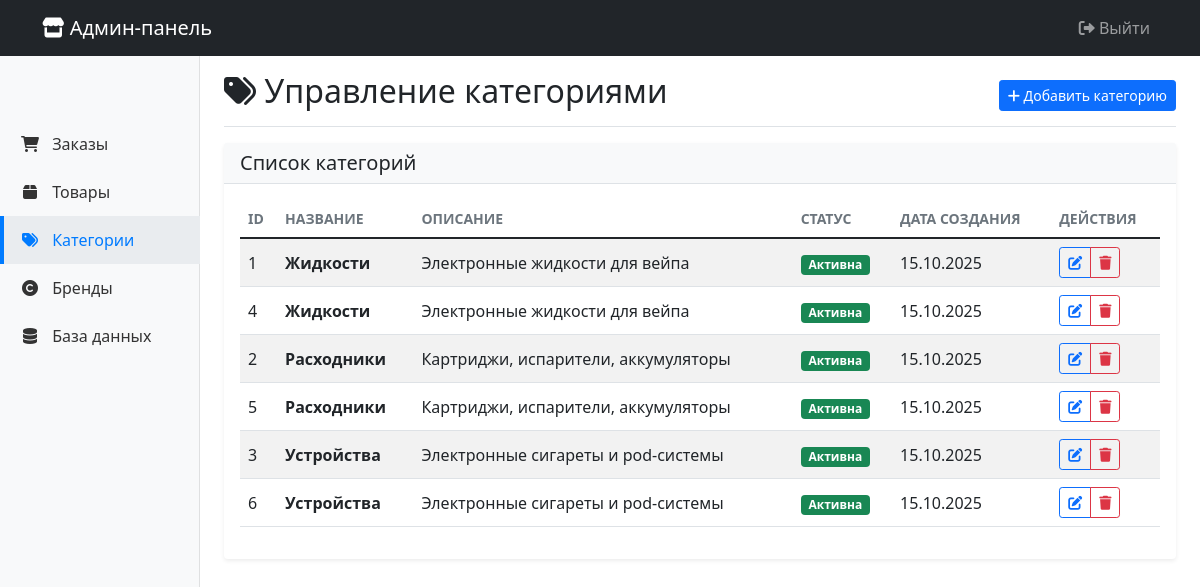
The page /categories (signed in) on the database as committed earlier.
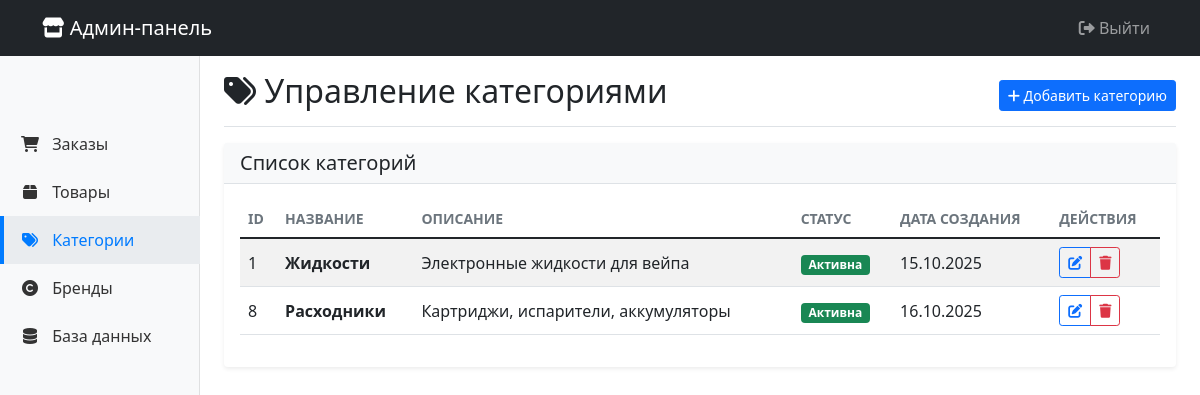
The same page on the database as committed later.
### database/models.py (models this page shows)
class Category(Base):
    __tablename__ = 'categories'
    id = Column(Integer, primary_key=True)
    name = Column(String(100), nullable=False)
    description = Column(Text)
    is_active = Column(Boolean, default=True)
    created_at = Column(DateTime, default=lambda: datetime.now(pytz.utc))
    products = relationship("Product", back_populates="category")

### admin/app.py (the view)
@app.route('/categories')
@login_required
def categories():
    session = SessionLocal()
    try:
        categories = session.execute(text("SELECT * FROM categories ORDER BY name")).fetchall()
        return render_template('categories.html', categories=categories)
    finally:
        session.close()

### admin/app.py (called while the page is built)
@login_manager.user_loader
def load_user(user_id):
    return AdminUser(user_id)

@app.template_filter('format_date')
def format_date(value, format='%d.%m.%Y'):
    if not value:
        return "---"
    if isinstance(value, str):
        try:
            if 'T' in value:
                value = datetime.fromisoformat(value.replace('Z', '+00:00'))
            else:
                value = datetime.strptime(value, '%Y-%m-%d %H:%M:%S.%f')
        except (ValueError, AttributeError):
            return value[:10]  # Первые 10 символов (YYYY-MM-DD)
    if isinstance(value, datetime):
        return value.strftime(format)
    return str(value)

### admin/templates/categories.html (shortened to what this page needs)
{% extends "base.html" %}
{% block content %}
<div class="d-flex justify-content-between flex-wrap flex-md-nowrap align-items-center pt-3 pb-2 mb-3 border-bottom">
    <h1 class="h2"><i class="fas fa-tags"></i> Управление категориями</h1>
    <div class="btn-toolbar mb-2 mb-md-0">
        <button type="button" class="btn btn-sm btn-primary" data-bs-toggle="modal" data-bs-target="#addCategoryModal">
            <i class="fas fa-plus"></i> Добавить категорию
        </button>
    </div>
</div>
<div class="card">
    <div class="card-header">
        <h5 class="card-title mb-0">Список категорий</h5>
    </div>
    <div class="card-body">
        <div class="table-responsive">
            <table class="table table-striped table-hover">
                <thead>
                    <tr>
                        <th>ID</th>
                        <th>Название</th>
                        <th>Описание</th>
                        <th>Статус</th>
                        <th>Дата создания</th>
                        <th>Действия</th>
                    </tr>
                </thead>
                <tbody>
                    {% for category in categories %}
                    <tr>
                        <td>{{ category.id }}</td>
                        <td><strong>{{ category.name }}</strong></td>
                        <td>{{ category.description or '—' }}</td>
                        <td>
                            <span class="badge {% if category.is_active %}bg-success{% else %}bg-danger{% endif %}">
                                {% if category.is_active %}Активна{% else %}Неактивна{% endif %}
                            </span>
                        </td>
                        <td>{{ category.created_at | format_date }}</td>
                        <td>
                            <div class="btn-group btn-group-sm">
                                <button type="button" class="btn btn-outline-primary"
                                        onclick="editCategory({{ category.id }}, '{{ category.name | escape }}', '{{ category.description | escape }}')">
                                    <i class="fas fa-edit"></i>
                                </button>
                                <button type="button" class="btn btn-outline-danger"
                                        onclick="deleteCategory({{ category.id }}, '{{ category.name | escape }}')">
                                    <i class="fas fa-trash"></i>
                                </button>
                            </div>
                        </td>
                    </tr>
                    {% endfor %}
                </tbody>
            </table>
        </div>
    </div>
</div>
{% endblock %}

Rows that differ between the two databases and show on the page:
removed Category: id "4", name "Жидкости", description "Электронные жидкости для вейпа", is_active "Активна", created_at "15.10.2025"
removed Category: id "2", name "Расходники", description "Картриджи, испарители, аккумуляторы", is_active "Активна", created_at "15.10.2025"
removed Category: id "5", name "Расходники", description "Картриджи, испарители, аккумуляторы", is_active "Активна", created_at "15.10.2025"
removed Category: id "3", name "Устройства", description "Электронные сигареты и pod-системы", is_active "Активна", created_at "15.10.2025"
removed Category: id "6", name "Устройства", description "Электронные сигареты и pod-системы", is_active "Активна", created_at "15.10.2025"
added Category: id "8", name "Расходники", description "Картриджи, испарители, аккумуляторы", is_active "Активна", created_at "16.10.2025"
